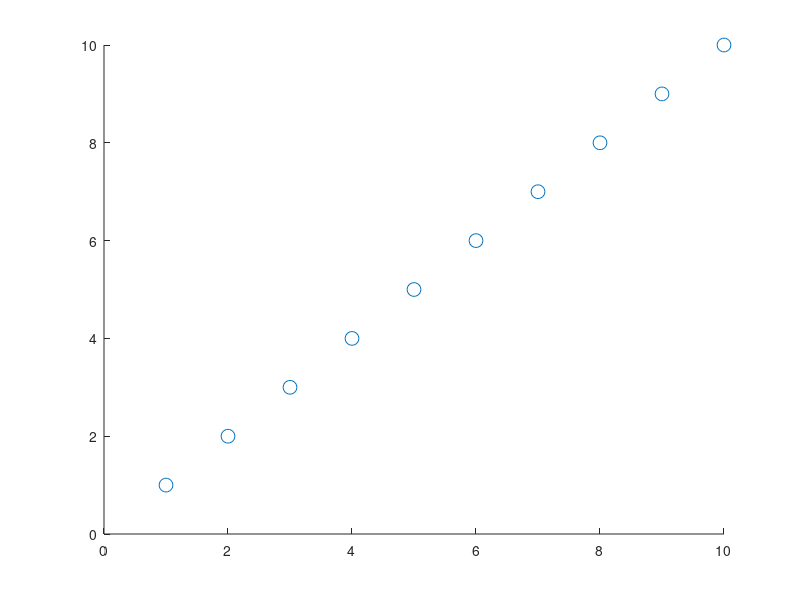

The MATLAB source for this figure: (Note: this script raises an error after producing the figure.)
%% Matlab Graph Scatter Plot Examples
% *back to* <https://fanwangecon.github.io *Fan*>*'s* <https://fanwangecon.github.io/Math4Econ/ 
% *Intro Math for Econ*>*,*  <https://fanwangecon.github.io/M4Econ/ *Matlab Examples*>*, 
% or* <https://fanwangecon.github.io/CodeDynaAsset/ *Dynamic Asset*> *Repositories*
%% Scatter Plot Example
% The plot below as square scatter points, each one with think border. Can set 
% transparency of border/edge and inside separately.

close all;
figure();
size = 100;
s = scatter(1:10,1:10,size);

s.Marker = 's';
% color picked by using: uisetcolor
s.MarkerEdgeColor = [0    0.4471    0.7412];
s.MarkerEdgeAlpha = 0.5;
s.MarkerFaceColor = [.61 .51 .74];
s.MarkerFaceAlpha = 1.0;
s.LineWidth = 10;
grid on;
grid minor;
% 'o'	Circle
% '+'	Plus sign
% '*'	Asterisk
% '.'	Point
% 'x'	Cross
% 'square' or 's'	Square
% 'diamond' or 'd'	Diamond
% '^'	Upward-pointing triangle
% 'v'	Downward-pointing triangle
% '>'	Right-pointing triangle
% '<'	Left-pointing triangle
% 'pentagram' or 'p'	Five-pointed star (pentagram)
% 'hexagram' or 'h'	Six-pointed star (hexagram)
% 'none'	No markers
%% Scatter with Edge and Face Color and Transparency
% Here is another way to Set Scatter Edge and Fac Colors and Transparencies.

% Generate Data
rng(123);
it_x_n = 10;
it_x_groups_n = 3;
mat_y = rand([it_x_n, it_x_groups_n]);
mat_y = mat_y + sqrt(1:it_x_groups_n);
mat_y = mat_y + log(1:it_x_n)';
ar_x = 1:1:it_x_n;

% Colors
blue = [57 106 177]./255;
red = [204 37 41]./255;
black = [83 81 84]./255;
green = [62 150 81]./255;
brown = [146 36 40]./255;
purple = [107 76 154]./255;
cl_colors = {blue, red, black, ...
             green, brown, purple};

% Scatter Shapes
cl_scatter_shapes = {'s','x','o','d','p','*'};
% Scatter Sizes
cl_scatter_sizes = {100,100,50,50,50,50};
% Legend Keys
cl_legend = {'For Borr', 'Inf Borr', 'For+Inf Br'};

% Plot
figure();
hold on;
for it_m = 1:it_x_groups_n
    scatter(ar_x, mat_y(:,it_m), cl_scatter_sizes{it_m}, ...
        'Marker', cl_scatter_shapes{it_m}, ...
        'MarkerEdgeColor', cl_colors{it_m}, 'MarkerFaceAlpha', 0.8, ...
        'MarkerFaceColor', cl_colors{it_m}, 'MarkerEdgeAlpha', 0.8);
    cl_legend{it_m} = cl_legend{it_m};
end
legend(cl_legend, 'Location', 'best');
grid on; 
grid minor;
%%